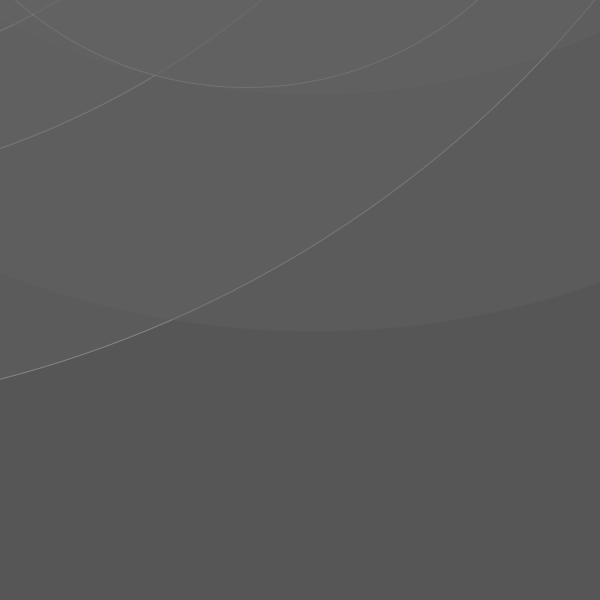
Frame 1 (no input)
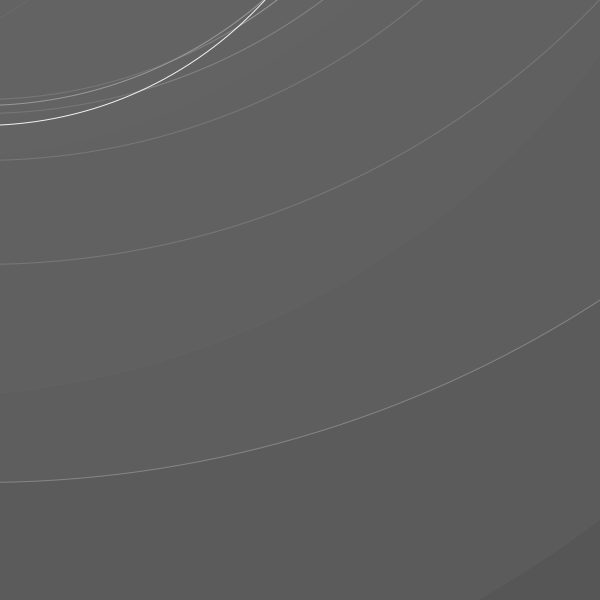
Frame 60 (the mouse pressed at the canvas centre just before this capture)
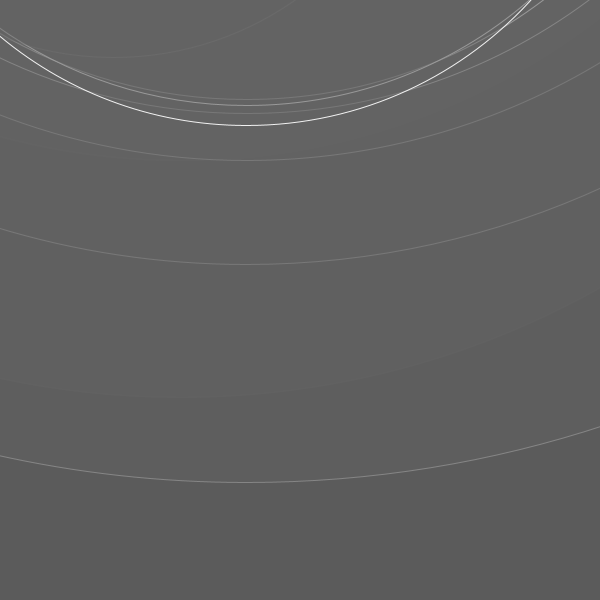
Frame 120 (the mouse held since frame 60 and released just before this capture)

The Processing sketch that drew these frames (run headless with seeded random() and noise(); from frame 60 on, the mouse is pressed at the canvas centre):

// Processing sketch: processing_157360
// ── processing_157360.pde

/*
 * Creative Coding
 * Week 2, 06 - Moving Patterns 2
 * by Indae Hwang and Jon McCormack
 * Copyright (c) 2014 Monash University
 * Adapted as an exercise by Jessica Cheeseman 
 *
 * Similar to the previous sketch, this sketch draws a grid of oscillating circles. Each circle has a "lifetime"
 * over which it grows and changes intensity and opacity. At the end of each lifetime the circle begins again.
 * Pressing the left and right arrow keys changes the lifetime of all the circles globally.
 * 
 */

// variable used to store the current frame rate value
int frame_rate_value;

void setup() {

  // make the display window the full size of the screen
  size(600, 600);

  frame_rate_value = 100;
  rectMode(CENTER);
  background(0);
}


void draw() {

  background(0);

  int num = 10;
  int margin = 0;
  float gutter = -5; //distance between each cell
  float cellsize = ( width - (1 * margin) - gutter * (num - 1) ) / (num - 1);

  int circleNumber = 0; // counter
  for (int i=1; i<num; i++) {
    for (int j=0; j<num; j++) {
      circleNumber = (j * num) + i; // different way to calculate the circle number from w2_04

      float ty = margin + cellsize * i + gutter * i;
      float tx = margin + cellsize * j + gutter * j;

      movingCircle(tx, ty, cellsize, circleNumber);
    }
  }
} //end of draw 


void movingCircle(float x, float y, float size, int offset) {

  float circlePeriod = (float)frame_rate_value;
  float circleAge = (float)((frameCount + offset) % (int)circlePeriod) / circlePeriod;

  float circleSize = size * 3.0 / sin(circleAge * PI);

  strokeWeight(1);
  stroke(255, lerp(255, 0, circleAge));
  fill(lerp(100, 100, circleAge), lerp(100, 100, circleAge));
  ellipse(x-size * 4, y-size * 12, circleSize, circleSize);
}


 /* mouse controls
 */ 
 void mouseClicked(){

// left click -- decrease frame_rate_value 
 if (mouseX <= width/2 && frame_rate_value > 50){ 
 frame_rate_value--; 
 } 

 // right click -- increase frame_rate_value 
 if (mouseX > width/2 && frame_rate_value < 300){ 
 frame_rate_value++; 
 } 

 // print the current value on the screen 
 println("Current frame Rate is: " + frame_rate_value); 

}
